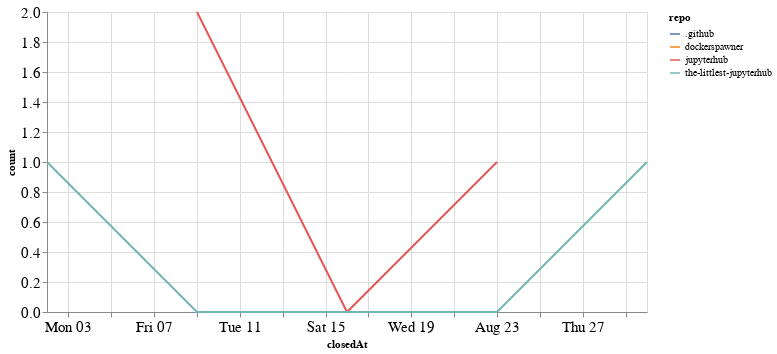

The notebook cell saved with this chart:
### Code cell
closed_by_time = closed_by.groupby('repo').resample('W', on='closedAt').count()['author'].reset_index()
closed_by_time = closed_by_time.rename(columns={'author': 'count'})

alt.Chart(closed_by_time, width=600).mark_line().encode(
    x='closedAt',
    y='count',
    color='repo',
    tooltip="repo"
)

### Figure 1 — Vega-Lite specification as saved in the notebook (floating-point values rounded to 4 significant figures)
{"config": {"axisLeft": {"labelFontSize": 15}, "axisBottom": {"labelFontSize": 15}}, "data": {"name": "data-304294a479a5fee1212c04dc6f37d2d2"}, "mark": "line", "encoding": {"color": {"type": "nominal", "field": "repo"}, "tooltip": {"type": "nominal", "field": "repo"}, "x": {"type": "temporal", "field": "closedAt"}, "y": {"type": "quantitative", "field": "count"}}, "width": 600, "$schema": "https://vega.github.io/schema/vega-lite/v4.8.1.json", "datasets": {"data-304294a479a5fee1212c04dc6f37d2d2": [{"repo": ".github", "closedAt": "2020-08-02T00:00:00", "count": 1}, {"repo": "dockerspawner", "closedAt": "2020-08-09T00:00:00", "count": 1}, {"repo": "jupyterhub", "closedAt": "2020-08-09T00:00:00", "count": 2}, {"repo": "jupyterhub", "closedAt": "2020-08-16T00:00:00", "count": 0}, {"repo": "jupyterhub", "closedAt": "2020-08-23T00:00:00", "count": 1}, {"repo": "the-littlest-jupyterhub", "closedAt": "2020-08-02T00:00:00", "count": 1}, {"repo": "the-littlest-jupyterhub", "closedAt": "2020-08-09T00:00:00", "count": 0}, {"repo": "the-littlest-jupyterhub", "closedAt": "2020-08-16T00:00:00", "count": 0}, {"repo": "the-littlest-jupyterhub", "closedAt": "2020-08-23T00:00:00", "count": 0}, {"repo": "the-littlest-jupyterhub", "closedAt": "2020-08-30T00:00:00", "count": 1}]}}
